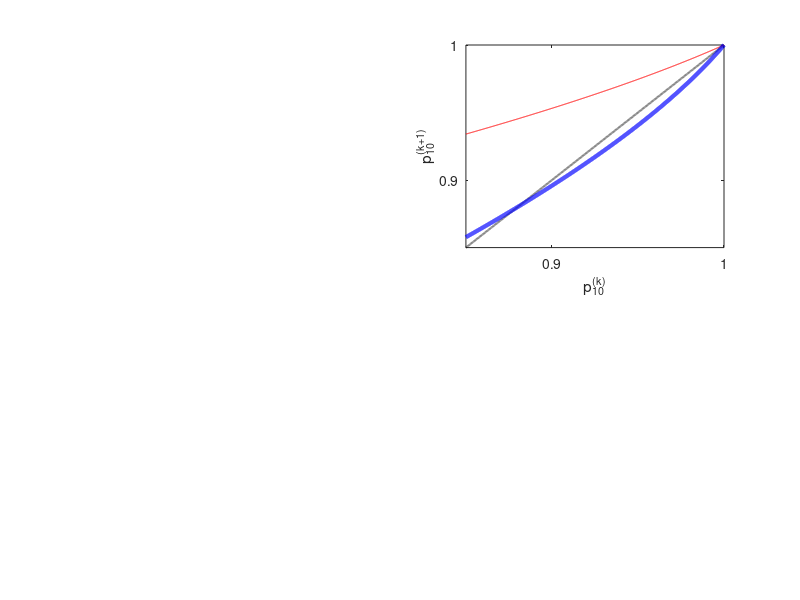

The MATLAB script that drew this image:
clear all;

p10min=0.85;p10max=1.0;
p10=p10min:.0001:p10max;
r0=.7;
mh1=.17;mh2=.45;
r0h=.7;

mh=mh1; %red
p11=(1+r0)./(2*r0)+(mh*(1-p10))./(2*r0h);
s=((1+r0)./(2.*r0)+(mh.*(1-p10))./(2.*r0h));
s=s.*s-(1-mh.*(1-p10))./r0;

s=s(1:sum(s>0));
p11=p11(1:sum(s>0));
p10_1=p10(1:sum(s>0));
       
p11=p11-sqrt(s);
F1=(1-(1-p10_1).*mh)./(1+r0h)+r0h./(1 + r0h).*p11;


mh=mh2; %blue
p11=(1+r0)./(2*r0)+(mh*(1-p10))./(2*r0h);
s=((1+r0)./(2.*r0)+(mh.*(1-p10))./(2.*r0h));
s=s.*s-(1-mh.*(1-p10))./r0;

s=s(1:sum(s>0));
p11=p11(1:sum(s>0));
p10_2=p10(1:sum(s>0));

p11=p11-sqrt(s);
F2=(1-(1-p10_2).*mh)./(1+r0h)+r0h./(1 + r0h).*p11;

figure(1);subplot(2,2,2);
plot(p10,p10,':k','LineWidth',1.5);
hold;
plot(p10_1,F1,'r',p10_2,F2,'b','LineWidth',3);axis tight;
hold;

xticks([.9 1.0 1.1]);
yticks([.9 1.0 1.1]);
xlabel('p_{10}^{(k)}');
ylabel('p_{10}^{(k+1)}');


